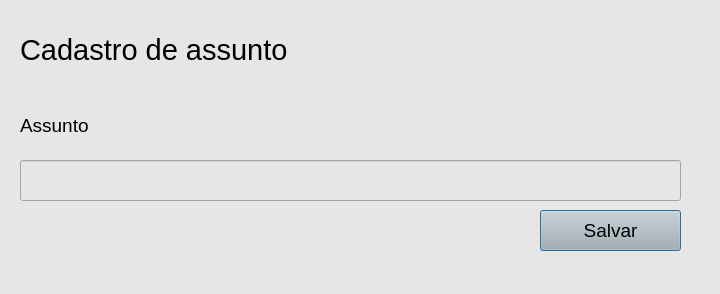
<?xml version="1.0" encoding="UTF-8"?>
<ui version="4.0">
 <class>Dialog</class>
 <widget class="QDialog" name="Dialog">
  <property name="geometry">
   <rect>
    <x>0</x>
    <y>0</y>
    <width>720</width>
    <height>294</height>
   </rect>
  </property>
  <property name="windowTitle">
   <string>Cadastro de Assunto</string>
  </property>
  <property name="styleSheet">
   <string notr="true">background-color: rgb(230, 230, 230);</string>
  </property>
  <widget class="QLineEdit" name="Lb_Assunto">
   <property name="geometry">
    <rect>
     <x>20</x>
     <y>160</y>
     <width>661</width>
     <height>41</height>
    </rect>
   </property>
  </widget>
  <widget class="QLabel" name="label">
   <property name="geometry">
    <rect>
     <x>20</x>
     <y>100</y>
     <width>171</width>
     <height>51</height>
    </rect>
   </property>
   <property name="text">
    <string>&lt;html&gt;&lt;head/&gt;&lt;body&gt;&lt;p&gt;&lt;span style=&quot; font-size:14pt;&quot;&gt;Assunto&lt;/span&gt;&lt;/p&gt;&lt;/body&gt;&lt;/html&gt;</string>
   </property>
  </widget>
  <widget class="QLabel" name="label_2">
   <property name="geometry">
    <rect>
     <x>20</x>
     <y>20</y>
     <width>271</width>
     <height>61</height>
    </rect>
   </property>
   <property name="text">
    <string>&lt;html&gt;&lt;head/&gt;&lt;body&gt;&lt;p&gt;&lt;span style=&quot; font-size:22pt;&quot;&gt;Cadastro de assunto&lt;/span&gt;&lt;/p&gt;&lt;/body&gt;&lt;/html&gt;</string>
   </property>
  </widget>
  <widget class="QPushButton" name="Bt_Cadastro">
   <property name="geometry">
    <rect>
     <x>540</x>
     <y>210</y>
     <width>141</width>
     <height>41</height>
    </rect>
   </property>
   <property name="font">
    <font>
     <pointsize>14</pointsize>
    </font>
   </property>
   <property name="styleSheet">
    <string notr="true">background-color: rgb(180, 180, 180);</string>
   </property>
   <property name="text">
    <string>Salvar</string>
   </property>
  </widget>
  <zorder>Bt_Cadastro</zorder>
  <zorder>label_2</zorder>
  <zorder>Lb_Assunto</zorder>
  <zorder>label</zorder>
 </widget>
 <resources/>
 <connections/>
</ui>
